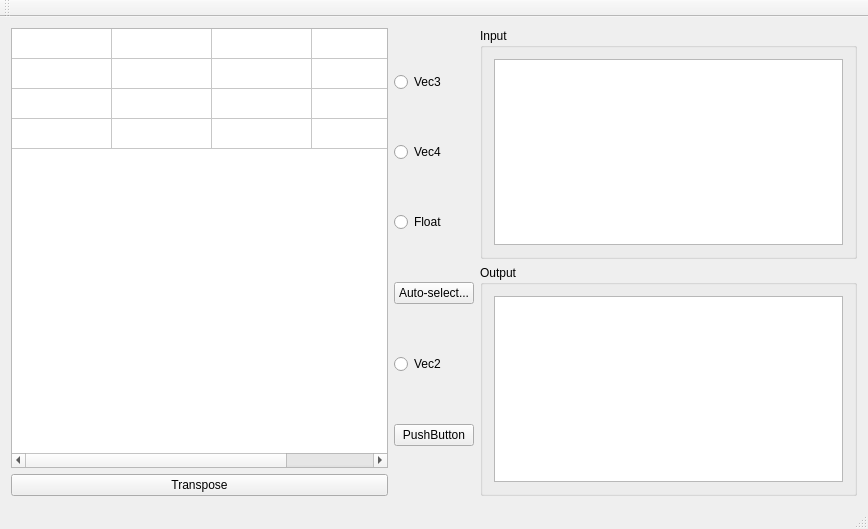
<?xml version="1.0" encoding="UTF-8"?>
<ui version="4.0">
 <class>MainWindow</class>
 <widget class="QMainWindow" name="MainWindow">
  <property name="geometry">
   <rect>
    <x>0</x>
    <y>0</y>
    <width>868</width>
    <height>529</height>
   </rect>
  </property>
  <property name="windowTitle">
   <string>MainWindow</string>
  </property>
  <widget class="QWidget" name="centralWidget">
   <layout class="QHBoxLayout" name="horizontalLayout">
    <item>
     <layout class="QVBoxLayout" name="verticalLayout_5">
      <item>
       <widget class="QTableWidget" name="tableWidget">
        <attribute name="horizontalHeaderVisible">
         <bool>false</bool>
        </attribute>
        <attribute name="verticalHeaderVisible">
         <bool>false</bool>
        </attribute>
        <row>
         <property name="text">
          <string>New Row</string>
         </property>
        </row>
        <row>
         <property name="text">
          <string>New Row</string>
         </property>
        </row>
        <row>
         <property name="text">
          <string>New Row</string>
         </property>
        </row>
        <row>
         <property name="text">
          <string>New Row</string>
         </property>
        </row>
        <column>
         <property name="text">
          <string>New Column</string>
         </property>
        </column>
        <column>
         <property name="text">
          <string>New Column</string>
         </property>
        </column>
        <column>
         <property name="text">
          <string>New Column</string>
         </property>
        </column>
        <column>
         <property name="text">
          <string>New Column</string>
         </property>
        </column>
       </widget>
      </item>
      <item>
       <widget class="QPushButton" name="pushButton_3">
        <property name="text">
         <string>Transpose</string>
        </property>
       </widget>
      </item>
     </layout>
    </item>
    <item>
     <layout class="QVBoxLayout" name="verticalLayout_7">
      <item>
       <widget class="QRadioButton" name="radioButton_3">
        <property name="text">
         <string>Vec3</string>
        </property>
       </widget>
      </item>
      <item>
       <widget class="QRadioButton" name="radioButton_4">
        <property name="text">
         <string>Vec4</string>
        </property>
       </widget>
      </item>
      <item>
       <widget class="QRadioButton" name="radioButton">
        <property name="text">
         <string>Float</string>
        </property>
       </widget>
      </item>
      <item>
       <widget class="QPushButton" name="pushButton_2">
        <property name="text">
         <string>Auto-select...</string>
        </property>
       </widget>
      </item>
      <item>
       <widget class="QRadioButton" name="radioButton_2">
        <property name="text">
         <string>Vec2</string>
        </property>
       </widget>
      </item>
      <item>
       <widget class="QPushButton" name="pushButton">
        <property name="text">
         <string>PushButton</string>
        </property>
       </widget>
      </item>
     </layout>
    </item>
    <item>
     <layout class="QVBoxLayout" name="verticalLayout_6">
      <item>
       <widget class="QGroupBox" name="groupBox">
        <property name="title">
         <string>Input</string>
        </property>
        <layout class="QVBoxLayout" name="verticalLayout_2">
         <item>
          <widget class="MJTextEdit" name="textEdit">
           <property name="font">
            <font>
             <family>Consolas</family>
            </font>
           </property>
           <property name="lineWrapMode">
            <enum>QTextEdit::NoWrap</enum>
           </property>
           <property name="tabStopWidth">
            <number>40</number>
           </property>
           <property name="acceptRichText">
            <bool>false</bool>
           </property>
          </widget>
         </item>
        </layout>
       </widget>
      </item>
      <item>
       <widget class="QGroupBox" name="groupBox_2">
        <property name="title">
         <string>Output</string>
        </property>
        <layout class="QVBoxLayout" name="verticalLayout">
         <item>
          <widget class="MJTextEdit" name="textEdit_2">
           <property name="lineWrapMode">
            <enum>QTextEdit::NoWrap</enum>
           </property>
           <property name="tabStopWidth">
            <number>40</number>
           </property>
           <property name="acceptRichText">
            <bool>false</bool>
           </property>
          </widget>
         </item>
        </layout>
       </widget>
      </item>
     </layout>
    </item>
   </layout>
  </widget>
  <widget class="QMenuBar" name="menuBar">
   <property name="geometry">
    <rect>
     <x>0</x>
     <y>0</y>
     <width>868</width>
     <height>21</height>
    </rect>
   </property>
  </widget>
  <widget class="QToolBar" name="mainToolBar">
   <attribute name="toolBarArea">
    <enum>TopToolBarArea</enum>
   </attribute>
   <attribute name="toolBarBreak">
    <bool>false</bool>
   </attribute>
  </widget>
  <widget class="QStatusBar" name="statusBar"/>
 </widget>
 <layoutdefault spacing="6" margin="11"/>
 <customwidgets>
  <customwidget>
   <class>MJTextEdit</class>
   <extends>QTextEdit</extends>
   <header location="global">mjtextedit.h</header>
  </customwidget>
 </customwidgets>
 <resources/>
 <connections/>
</ui>
